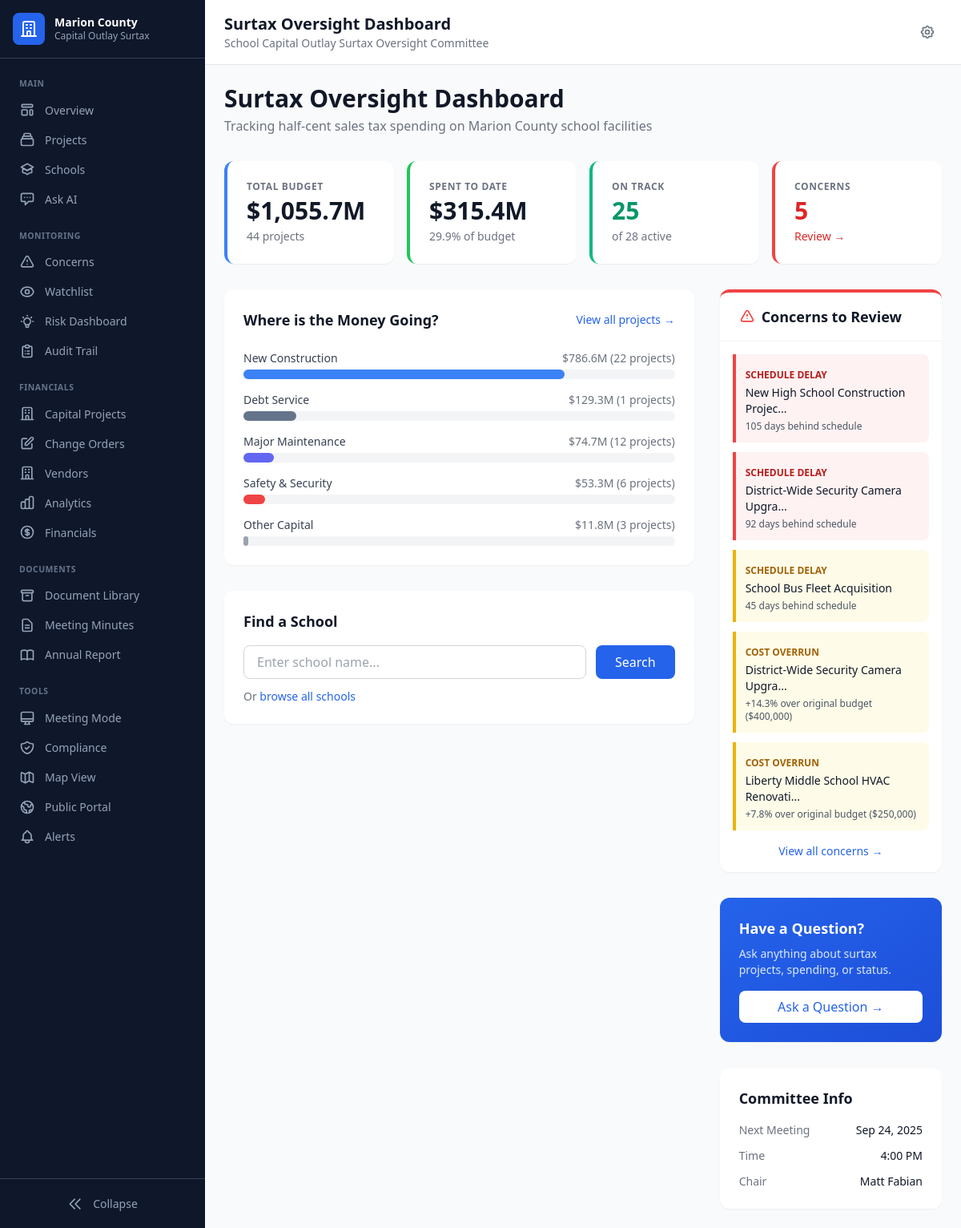
The page /overview on the database its author committed.
### tables this page shows
CREATE TABLE surtax_categories (
            category_id TEXT PRIMARY KEY,
            category_name TEXT NOT NULL,
            description TEXT,
            ballot_language TEXT,  -- Exact wording from ballot
            display_order INTEGER DEFAULT 0,
            icon TEXT,  -- Icon name for UI
            color TEXT,  -- Color code for UI

            -- Budget tracking
            total_allocated REAL DEFAULT 0,
            total_spent REAL DEFAULT 0,
            project_count INTEGER DEFAULT 0,

            created_at TEXT DEFAULT CURRENT_TIMESTAMP
        );

CREATE TABLE contracts (
                contract_id TEXT PRIMARY KEY,
                contract_number TEXT,
                title TEXT NOT NULL,
                description TEXT,
                contract_type TEXT,
                department TEXT,
                fiscal_year TEXT,
                vendor_id TEXT,
                vendor_name TEXT,

                -- Financials
                original_amount REAL DEFAULT 0,
                current_amount REAL DEFAULT 0,
                total_paid REAL DEFAULT 0,
                remaining_balance REAL DEFAULT 0,

                -- Dates
                solicitation_date TEXT,
                award_date TEXT,
                start_date TEXT,
                original_end_date TEXT,
                current_end_date TEXT,
                actual_end_date TEXT,

                -- Status tracking
                status TEXT DEFAULT 'Draft',
                phase TEXT DEFAULT 'Planning',
                percent_complete REAL DEFAULT 0,

                -- Scoring
                performance_score REAL DEFAULT 50,
                cost_variance_score REAL DEFAULT 50,
                schedule_variance_score REAL DEFAULT 50,
                compliance_score REAL DEFAULT 50,
                overall_health_score REAL DEFAULT 50,
                risk_level TEXT DEFAULT 'Medium',

                -- Procurement info
                procurement_method TEXT,
                bid_count INTEGER DEFAULT 0,
                justification TEXT,

                -- Board/Council info
                board_approval_date TEXT,
                board_resolution TEXT,
                council_district TEXT,
                school_zone TEXT,

                -- Location
                project_location TEXT,
                latitude REAL,
                longitude REAL,

                -- Flags
                has_change_orders INTEGER DEFAULT 0,
                change_order_count INTEGER DEFAULT 0,
                total_change_order_amount REAL DEFAULT 0,
                is_emergency INTEGER DEFAULT 0,
                is_sole_source INTEGER DEFAULT 0,
                requires_insurance INTEGER DEFAULT 1,
                insurance_verified INTEGER DEFAULT 0,
                requires_bond INTEGER DEFAULT 0,
                bond_verified INTEGER DEFAULT 0,

                notes TEXT,
                created_at TEXT DEFAULT CURRENT_TIMESTAMP,
                updated_at TEXT DEFAULT CURRENT_TIMESTAMP,
                created_by TEXT,
                is_deleted INTEGER DEFAULT 0, surtax_funded INTEGER DEFAULT NULL, surtax_category TEXT, surtax_subcategory TEXT, funding_source TEXT DEFAULT 'Unconfirmed', school_name TEXT, school_id TEXT, promised_completion_date TEXT, ballot_priority INTEGER, on_official_list INTEGER DEFAULT NULL, is_delayed INTEGER DEFAULT 0, delay_reason TEXT, delay_days INTEGER DEFAULT 0, is_over_budget INTEGER DEFAULT 0, budget_variance_amount REAL DEFAULT 0, budget_variance_pct REAL DEFAULT 0, is_watchlisted INTEGER DEFAULT 0, watchlist_reason TEXT, watchlist_added_date TEXT, last_committee_review_date TEXT, committee_notes TEXT, vendor_type TEXT, vendor_size TEXT, vendor_headquarters TEXT, expenditure_type TEXT DEFAULT 'Capital', planned_value REAL, earned_value REAL, actual_cost REAL, cost_variance REAL, schedule_variance REAL, cost_performance_index REAL, schedule_performance_index REAL, project_purpose TEXT, project_scope TEXT, community_impact TEXT, priority_level TEXT, risk_score TEXT, funding_sources TEXT, contingency_remaining DECIMAL, cost_per_sqft DECIMAL, square_footage INTEGER, data_source TEXT DEFAULT "Generated", needs_verification INTEGER DEFAULT 1, last_updated DATETIME, updated_by TEXT,

                FOREIGN KEY (vendor_id) REFERENCES vendors(vendor_id)
            );

### app.py (the view)
@app.route('/overview')
def overview():
    stats = get_overview_stats()
    categories = get_spending_by_category()
    concerns = get_concerns()[:5]  # Top 5 concerns
    recent = get_recent_activity(5)
    return render_template('surtax/overview.html',
                          stats=stats,
                          categories=categories,
                          concerns=concerns,
                          recent_activity=recent,
                          title='Surtax Oversight Dashboard')

### app.py (called while the page is built)
def get_db():
    conn = sqlite3.connect(str(DB_PATH))
    conn.row_factory = sqlite3.Row
    return conn

@app.template_filter('currency')
def currency_filter(value):
    if value is None:
        return '$0'
    if abs(value) >= 1_000_000:
        return f'${value/1_000_000:,.1f}M'
    elif abs(value) >= 1_000:
        return f'${value/1_000:,.0f}K'
    return f'${value:,.0f}'

@app.template_filter('percentage')
def percentage_filter(value):
    if value is None:
        return '0%'
    return f'{value:.1f}%'

def get_recent_activity(limit=10):
    conn = get_db()
    cursor = conn.cursor()
    cursor.execute('''
        SELECT a.*, c.title as contract_title, c.surtax_category
        FROM audit_log a
        JOIN contracts c ON a.record_id = c.contract_id
        WHERE a.table_name = 'contracts'
        AND c.surtax_category IS NOT NULL
        ORDER BY a.changed_at DESC
        LIMIT ?
    ''', (limit,))
    activity = [dict(row) for row in cursor.fetchall()]
    conn.close()
    return activity

### templates/surtax/overview.html (shortened to what this page needs)
{% extends "surtax/base.html" %}
{% block content %}
<div class="mb-8">
    <h1 class="text-3xl font-bold text-gray-900">Surtax Oversight Dashboard</h1>
    <p class="text-gray-500 mt-1">Tracking half-cent sales tax spending on Marion County school facilities</p>
</div>
<div class="grid grid-cols-2 lg:grid-cols-4 gap-4 mb-8">
    <div class="bg-white rounded-xl shadow-sm p-6 border-l-4 border-blue-500">
        <p class="text-xs text-gray-500 uppercase tracking-wider font-semibold">Total Budget</p>
        <p class="text-3xl font-bold text-gray-900 mt-1">{{ stats.total_budget|currency }}</p>
        <p class="text-sm text-gray-500 mt-1">{{ stats.total_projects }} projects</p>
    </div>
    <div class="bg-white rounded-xl shadow-sm p-6 border-l-4 border-green-500">
        <p class="text-xs text-gray-500 uppercase tracking-wider font-semibold">Spent to Date</p>
        <p class="text-3xl font-bold text-gray-900 mt-1">{{ stats.total_spent|currency }}</p>
        <p class="text-sm text-gray-500 mt-1">{{ stats.percent_spent|percentage }} of budget</p>
    </div>
    <div class="bg-white rounded-xl shadow-sm p-6 border-l-4 border-emerald-500">
        <p class="text-xs text-gray-500 uppercase tracking-wider font-semibold">On Track</p>
        <p class="text-3xl font-bold text-emerald-600 mt-1">{{ stats.on_track_projects }}</p>
        <p class="text-sm text-gray-500 mt-1">of {{ stats.active_projects }} active</p>
    </div>
    <div class="bg-white rounded-xl shadow-sm p-6 border-l-4 {% if stats.concerns_count > 0 %}border-red-500{% else %}border-gray-300{% endif %}">
        <p class="text-xs text-gray-500 uppercase tracking-wider font-semibold">Concerns</p>
        <p class="text-3xl font-bold {% if stats.concerns_count > 0 %}text-red-600{% else %}text-gray-900{% endif %} mt-1">{{ stats.concerns_count }}</p>
        <p class="text-sm text-gray-500 mt-1">
            {% if stats.concerns_count > 0 %}
            <a href="{{ url_for('concerns') }}" class="text-red-600 hover:underline">Review →</a>
            {% else %}
            All clear
            {% endif %}
        </p>
    </div>
</div>
<div class="grid grid-cols-1 lg:grid-cols-3 gap-8">
    <div class="lg:col-span-2 space-y-8">
        <div class="bg-white rounded-xl shadow-sm p-6">
            <div class="flex justify-between items-center mb-6">
                <h2 class="text-lg font-bold text-gray-900">Where is the Money Going?</h2>
                <a href="{{ url_for('projects') }}" class="text-sm text-blue-600 hover:underline">View all projects →</a>
            </div>
            <div class="space-y-4">
                {% for cat in categories %}
                <div class="group">
                    <div class="flex justify-between items-center mb-1">
                        <span class="text-sm font-medium text-gray-700">{{ cat.category_name or cat.surtax_category }}</span>
                        <span class="text-sm text-gray-500">{{ cat.total_budget|currency }} ({{ cat.project_count }} projects)</span>
                    </div>
                    <div class="w-full bg-gray-100 rounded-full h-3">
                        <div class="h-3 rounded-full transition-all group-hover:opacity-80"
                             style="width: {{ cat.percent_of_total }}%; background-color: {{ cat.color or '#3B82F6' }};">
                        </div>
                    </div>
                </div>
                {% endfor %}
            </div>
        </div>
        <div class="bg-white rounded-xl shadow-sm p-6">
            <h2 class="text-lg font-bold text-gray-900 mb-4">Find a School</h2>
            <form action="{{ url_for('projects') }}" method="get" class="flex gap-3">
                <input type="text" name="school" placeholder="Enter school name..."
                       class="flex-1 px-4 py-2 border border-gray-300 rounded-lg focus:ring-2 focus:ring-blue-500 focus:border-blue-500">
                <button type="submit" class="px-6 py-2 bg-blue-600 text-white rounded-lg hover:bg-blue-700 font-medium">
                    Search
                </button>
            </form>
            <p class="text-sm text-gray-500 mt-3">Or <a href="{{ url_for('schools') }}" class="text-blue-600 hover:underline">browse all schools</a></p>
        </div>
    </div>
    <div class="space-y-8">
        <div class="bg-white rounded-xl shadow-sm border-t-4 {% if concerns %}border-red-500{% else %}border-green-500{% endif %}">
            <div class="px-6 py-4 border-b border-gray-100">
                <h2 class="text-lg font-bold text-gray-900 flex items-center gap-2">
                    {% if concerns %}
                    <svg class="w-5 h-5 text-red-500" fill="none" stroke="currentColor" viewBox="0 0 24 24">
                        <path stroke-linecap="round" stroke-linejoin="round" stroke-width="2" d="M12 9v2m0 4h.01m-6.938 4h13.856c1.54 0 2.502-1.667 1.732-3L13.732 4c-.77-1.333-2.694-1.333-3.464 0L3.34 16c-.77 1.333.192 3 1.732 3z"></path>
                    </svg>
                    {% else %}
                    <svg class="w-5 h-5 text-green-500" fill="none" stroke="currentColor" viewBox="0 0 24 24">
                        <path stroke-linecap="round" stroke-linejoin="round" stroke-width="2" d="M9 12l2 2 4-4m6 2a9 9 0 11-18 0 9 9 0 0118 0z"></path>
                    </svg>
                    {% endif %}
                    Concerns to Review
                </h2>
            </div>
            <div class="p-4">
                {% if concerns %}
                <div class="space-y-3">
                    {% for concern in concerns %}
                    <div class="border-l-4 {% if concern.severity == 'High' %}border-red-500 bg-red-50{% else %}border-yellow-500 bg-yellow-50{% endif %} p-3 rounded-r-lg">
                        <div class="flex items-start justify-between">
                            <div>
                                <span class="text-xs font-semibold {% if concern.severity == 'High' %}text-red-700{% else %}text-yellow-700{% endif %} uppercase">{{ concern.type }}</span>
                                <p class="text-sm font-medium text-gray-900 mt-0.5">{{ concern.title[:35] }}{% if concern.title|length > 35 %}...{% endif %}</p>
                                <p class="text-xs text-gray-600 mt-1">{{ concern.detail }}</p>
                            </div>
                        </div>
                    </div>
                    {% endfor %}
                </div>
                <a href="{{ url_for('concerns') }}" class="block mt-4 text-center text-sm font-medium text-blue-600 hover:underline">
                    View all concerns →
                </a>
                {% endif %}
            </div>
        </div>
        <div class="bg-gradient-to-br from-blue-600 to-blue-700 rounded-xl shadow-sm p-6 text-white">
            <h2 class="text-lg font-bold mb-2">Have a Question?</h2>
            <p class="text-sm text-blue-100 mb-4">Ask anything about surtax projects, spending, or status.</p>
            <a href="{{ url_for('ask') }}" class="block w-full py-2 bg-white text-blue-600 rounded-lg font-medium text-center hover:bg-blue-50 transition-colors">
                Ask a Question →
            </a>
        </div>
        <div class="bg-white rounded-xl shadow-sm p-6">
            <h2 class="text-lg font-bold text-gray-900 mb-4">Committee Info</h2>
            <div class="space-y-3 text-sm">
                <div class="flex justify-between">
                    <span class="text-gray-500">Next Meeting</span>
                    <span class="font-medium text-gray-900">Sep 24, 2025</span>
                </div>
                <div class="flex justify-between">
                    <span class="text-gray-500">Time</span>
                    <span class="font-medium text-gray-900">4:00 PM</span>
                </div>
                <div class="flex justify-between">
                    <span class="text-gray-500">Chair</span>
                    <span class="font-medium text-gray-900">Matt Fabian</span>
                </div>
            </div>
        </div>
    </div>
</div>
{% endblock %}

### templates/surtax/base.html (style rules this page uses)
.transition-all { transition: all 0.2s ease-in-out; }

### rows shown on the page
surtax_categories: category_name "New Construction", total_budget "$786.6M", project_count "22", {{ cat.percent_of_total }} 74.51251379238495 (drawn)
surtax_categories: category_name "Debt Service", total_budget "$129.3M", project_count "1", {{ cat.percent_of_total }} 12.24474137401749 (drawn)
surtax_categories: category_name "Major Maintenance", total_budget "$74.7M", project_count "12", {{ cat.percent_of_total }} 7.076145303689225 (drawn)
surtax_categories: category_name "Safety & Security", total_budget "$53.3M", project_count "6", {{ cat.percent_of_total }} 5.0524950498550645 (drawn)
surtax_categories: category_name "Other Capital", total_budget "$11.8M", project_count "3", {{ cat.percent_of_total }} 1.1141044800532736 (drawn)
contracts: type "SCHEDULE DELAY", title "New High School Construction Projec", detail "105 days behind schedule"
contracts: type "SCHEDULE DELAY", title "District-Wide Security Camera Upgra", detail "92 days behind schedule", type "COST OVERRUN", detail "+14.3% over original budget ($400,000)"
contracts: type "SCHEDULE DELAY", title "School Bus Fleet Acquisition", detail "45 days behind schedule"
contracts: type "COST OVERRUN", title "Liberty Middle School HVAC Renovati", detail "+7.8% over original budget ($250,000)"

### other values the page prints
{{ title }} "Surtax Oversight Dashboard"
{{ stats.total_budget|currency }} "$1,055.7M"
{{ stats.total_projects }} "44"
{{ stats.total_spent|currency }} "$315.4M"
{{ stats.percent_spent|percentage }} "29.9%"
{{ stats.on_track_projects }} "25"
{{ stats.active_projects }} "28"
{{ stats.concerns_count }} "5"
